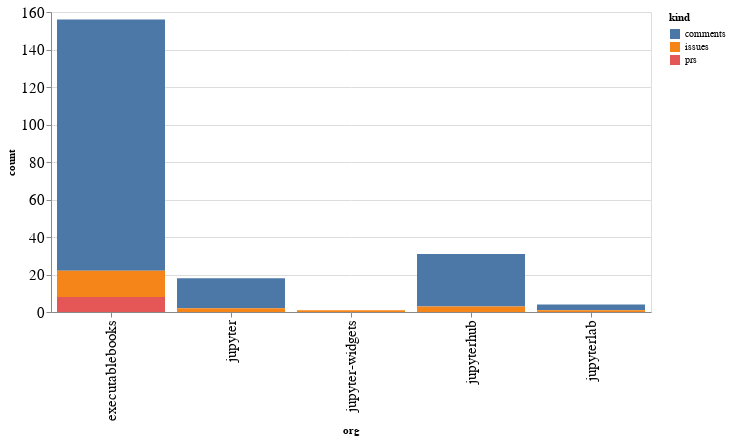

Here is the notebook cell this chart was saved with:
### Code cell
alt.Chart(org_summaries, width=600).mark_bar().encode(
    x='org',
    y='count',
    color='kind',
    tooltip="org"
)

### Figure 1 — Vega-Lite specification as saved in the notebook (floating-point values rounded to 4 significant figures)
{"config": {"axisLeft": {"labelFontSize": 15}, "axisBottom": {"labelFontSize": 15}}, "data": {"name": "data-e6a5cd904d8b196d7ac8b250f9ccc1a8"}, "mark": "bar", "encoding": {"color": {"type": "nominal", "field": "kind"}, "tooltip": {"type": "nominal", "field": "org"}, "x": {"type": "nominal", "field": "org"}, "y": {"type": "quantitative", "field": "count"}}, "width": 600, "$schema": "https://vega.github.io/schema/vega-lite/v4.8.1.json", "datasets": {"data-e6a5cd904d8b196d7ac8b250f9ccc1a8": [{"org": "executablebooks", "kind": "comments", "count": 134}, {"org": "executablebooks", "kind": "issues", "count": 14}, {"org": "executablebooks", "kind": "prs", "count": 8}, {"org": "jupyter", "kind": "comments", "count": 16}, {"org": "jupyter", "kind": "issues", "count": 2}, {"org": "jupyter-widgets", "kind": "issues", "count": 1}, {"org": "jupyterhub", "kind": "comments", "count": 28}, {"org": "jupyterhub", "kind": "issues", "count": 3}, {"org": "jupyterlab", "kind": "comments", "count": 3}, {"org": "jupyterlab", "kind": "issues", "count": 1}]}}
